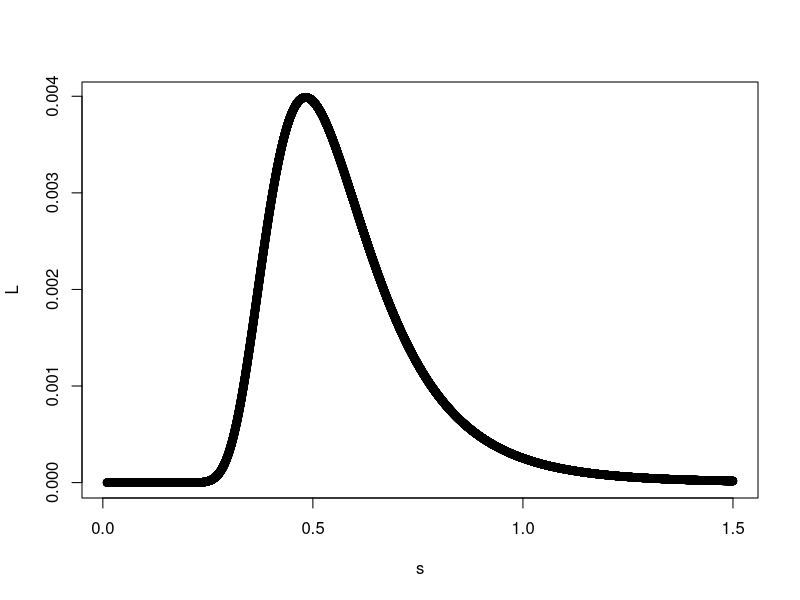

Recreate this plot in R.
s<-seq(0.01,1.5,0.0001)
L = 1/((sqrt(2*pi)*s)^8)*exp(-0.93195/s^2)
plot(s,L,axes=TRUE)
lines(s,L)
#Max likelihood from graphs
s[which.max(L)]^2

#theoritical MLE
data<-c(-0.32, 0.5, 0.45, -0.55, -0.76, 0.44, -0.48, -0.07)
mML = mean(data)
N=length(data)
varML=1/N*sum((data-mML)^2)